Frame 1 (no input): blank canvas, image omitted
Frame 60 (the mouse pressed at the canvas centre just before this capture): blank canvas, image omitted
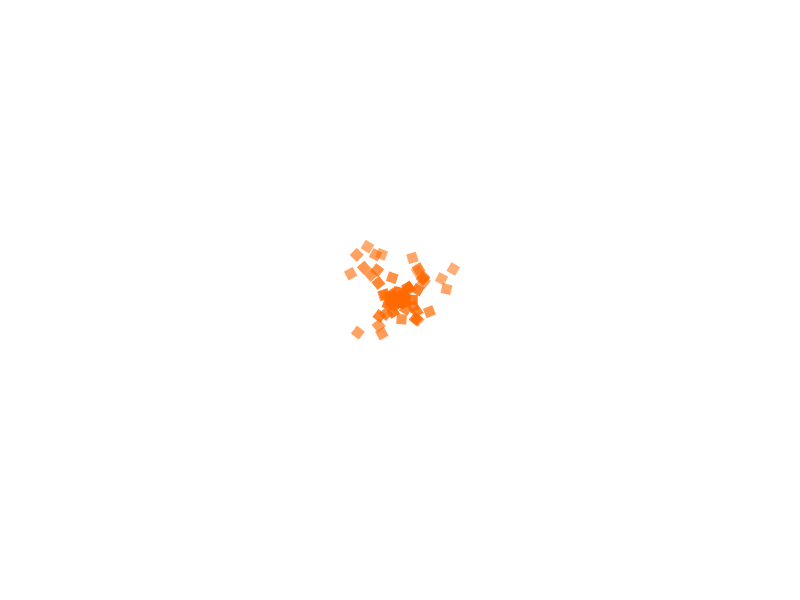
Frame 120 (the mouse held since frame 60 and released just before this capture)

The Processing sketch whose frames 1 and 60 were blank and that drew this single picture after the mouse press (run headless with seeded random() and noise(); from frame 60 on, the mouse is pressed at the canvas centre):

// Processing sketch: SystemoSystemsDyingSystems
// ── SystemoSystemsDyingSystems.pde
import java.util.Iterator;
ArrayList<ParticleSystem> systems;

void setup(){
  size(800,600);
  systems = new ArrayList<ParticleSystem>();
}

void draw(){
  background(255);
  Iterator<ParticleSystem> itera= systems.iterator();
  while(itera.hasNext()){
  ParticleSystem ps = itera.next();
  if(ps.isAlive()){
  ps.addParticle();
  }
  ps.run();
  if(ps.erase()){
    itera.remove();
  }
  }
}

void mousePressed(){
  systems.add(new ParticleSystem(new PVector(mouseX,mouseY)));
}
// ── Particle.pde
import java.util.Iterator;

class Particle{
PVector loc;
PVector vel;
PVector acc;
float angle;
float lifespan;

  Particle(){
  loc = new PVector(0,0);
  vel = new PVector(0,0);
  acc = new PVector(random(-1,1),random(-1,1));
  lifespan = 255;
  angle= PI/4;
  }
  
  Particle(PVector origin){
  loc = origin.get();
  vel = new PVector(0,0);
  acc = new PVector(random(-1,1),random(-1,1));
  lifespan = 255;
  angle = PI/4;
  }
  
  void run(){
  update();
  display();
  }
  
  void update(){
  vel.add(acc);
  loc.add(vel);
  acc.mult(0);
  lifespan -=2;
  angle = atan2(vel.x, vel.y);
  }
  
  void display(){
  noStroke();
  fill(255, 105,0,lifespan);
  pushMatrix();
  rectMode(CENTER);
  translate(loc.x,loc.y);
  rotate(angle);
  rect(0,0,10,10);
  popMatrix();  
  }

  boolean isDead(){
  if(lifespan<0.0)return true;return false;
  }


}
// ── ParticleSystem.pde
import java.util.Iterator;

class ParticleSystem{

ArrayList<Particle> particles;
PVector origin;
float lifespan;
boolean deaded;
float timer;

  ParticleSystem(PVector origin_){
    particles = new ArrayList<Particle>();
    origin = origin_;
    lifespan=255;
    timer = 255;
  }
  
  void addParticle(){
    particles.add(new Particle(origin));
  }
  
  void run(){
    lifespan-=2;
    Iterator<Particle> it = particles.iterator();
    while(it.hasNext()){
      Particle p = it.next();
      p.run();
      if(p.isDead()){
        it.remove();
      }
    }  
  }
  
  boolean isAlive(){
  if(lifespan>0.0){return true;} 
  else{
  deaded=true;
  return false;
    }
  }
  
  boolean erase(){
  
  if(deaded==true){
    timer-=1;
    if(timer<0)
    return true;
    return false;
    
  }
  else{
  return false;
  }
  
  } 
  
  
}
